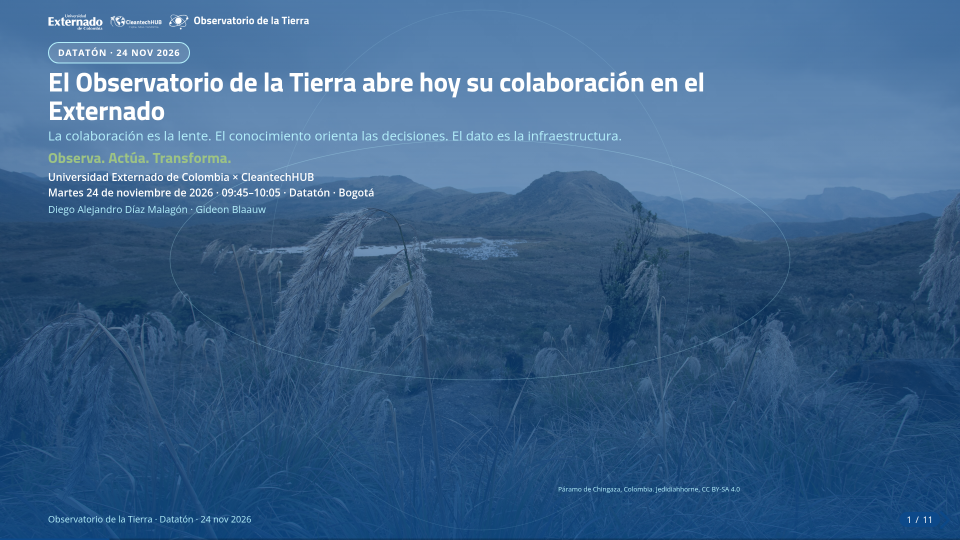
#> input picture decks/observatorio-tierra-dataton/review/slide-01.png, 1920 x 1080 px (shown at 1/2 size); its folder holds 5 pictures in this run
$ python make_contact_sheet.py
#> lines starting #> are read from the running program, lines starting #| are printed output that depends on the picture
#!/usr/bin/env python3
"""Build contact sheet without ImageMagick montage."""
import sys
from pathlib import Path
from PIL import Image

review = Path(__file__).resolve().parent
slides = [review / f"slide-{i:02d}.png" for i in range(1, 12)]
tile_w, tile_h = 480, 270
cols, rows = 4, 3
gap = 4
canvas = Image.new("RGB", (cols * (tile_w + gap) + gap, rows * (tile_h + gap) + gap), "white")
#> canvas: PIL image 1940x826 RGB; every value is 255
for i, path in enumerate(slides):
    im = Image.open(path).convert("RGB")
#> im is the input picture: PIL image 1920x1080 RGB; mean R, G, B 60.3, 99.2, 139.6
    im = im.resize((tile_w, tile_h), Image.Resampling.LANCZOS)
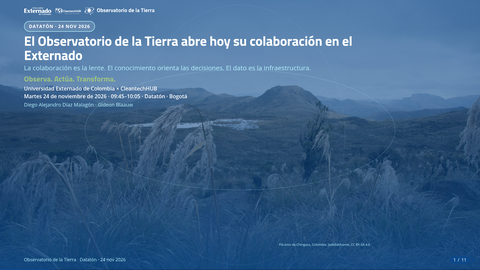
#> im: PIL image 480x270 RGB; mean R, G, B 60.2, 99.1, 139.6
    c, r = i % cols, i // cols
    x = gap + c * (tile_w + gap)
    y = gap + r * (tile_h + gap)
    canvas.paste(im, (x, y))
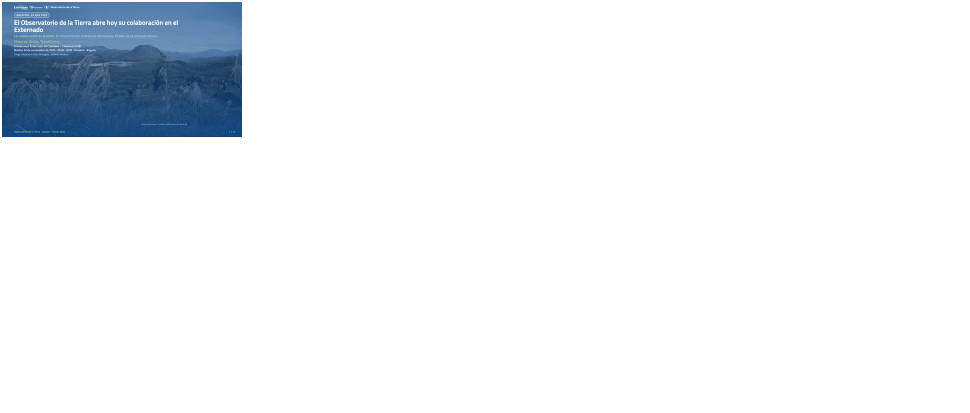
#> canvas: PIL image 1940x826 RGB (shown at 1/2 size); mean R, G, B 239.2, 242.4, 245.7
#> pass 2 of the loop `for i, path in enumerate(slides):`:
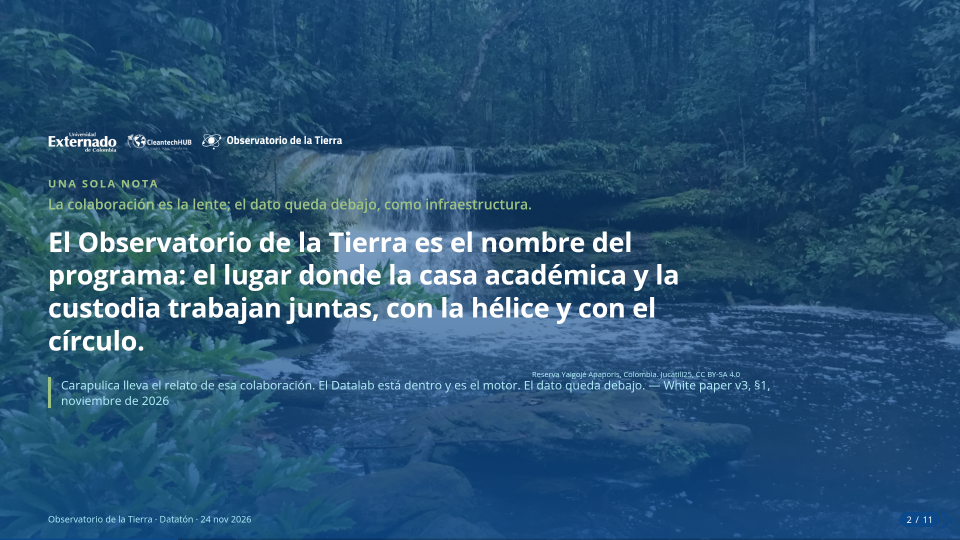
#> input picture decks/observatorio-tierra-dataton/review/slide-02.png, 1920 x 1080 px (shown at 1/2 size)
#> im is the input picture: PIL image 1920x1080 RGB; mean R, G, B 41.3, 83.9, 118.1
#> `im = im.resize((tile_w, tile_h), Image.Resampling.LANCZOS)`:
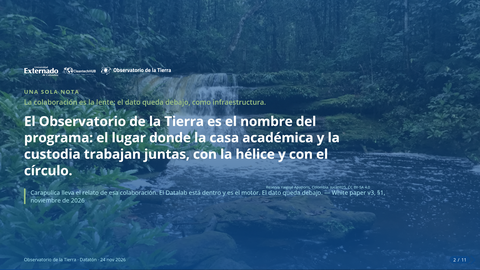
#> im: PIL image 480x270 RGB; mean R, G, B 41.1, 83.7, 118
#> `canvas.paste(im, (x, y))`:
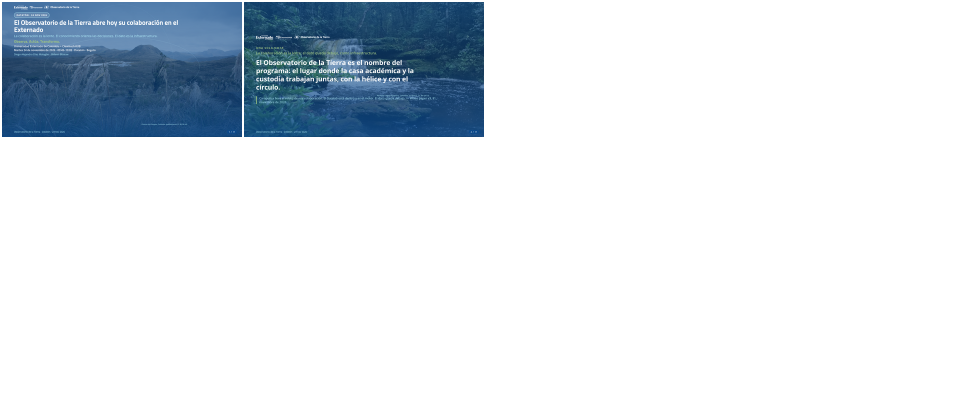
#> canvas: PIL image 1940x826 RGB (shown at 1/2 size); mean R, G, B 221.9, 228.5, 234.6
#> pass 3 of the loop `for i, path in enumerate(slides):`:
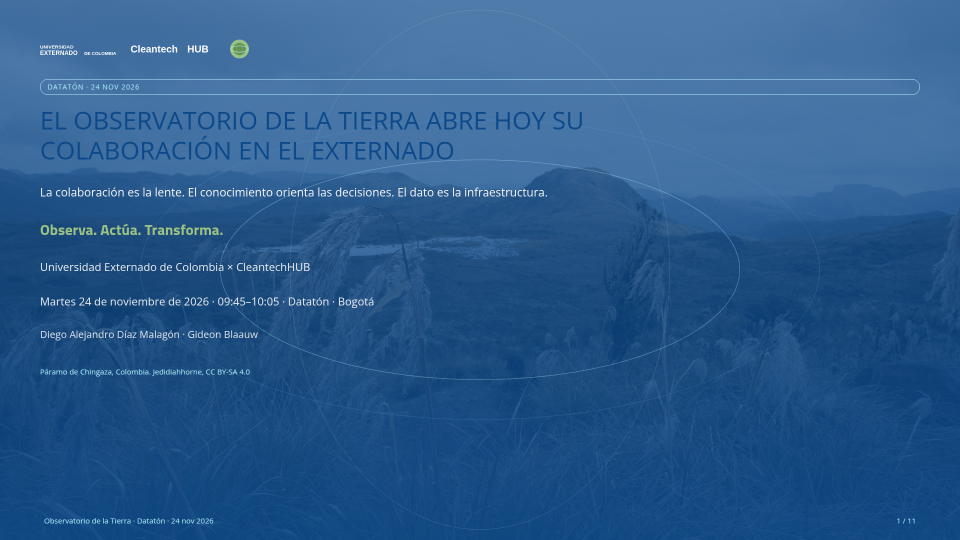
#> input picture decks/observatorio-tierra-dataton/review/slide-03.png, 1920 x 1079 px (shown at 1/2 size)
#> im is the input picture: PIL image 1920x1079 RGB; mean R, G, B 42.6, 90.8, 141.4
#> `im = im.resize((tile_w, tile_h), Image.Resampling.LANCZOS)`:
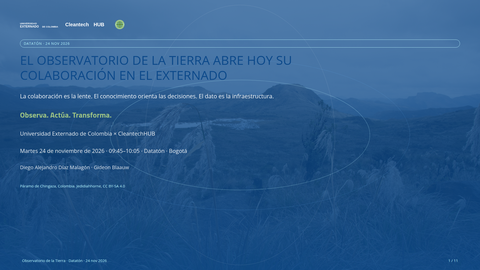
#> im: PIL image 480x270 RGB; mean R, G, B 42.7, 90.8, 141.4
#> `canvas.paste(im, (x, y))`:
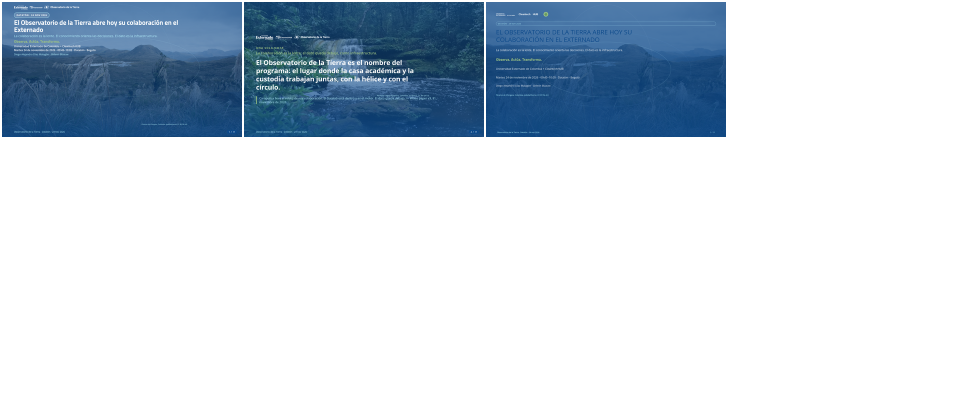
#> canvas: PIL image 1940x826 RGB (shown at 1/2 size); mean R, G, B 204.8, 215.3, 225.4
#> (the run stopped early here; a loop or call above may not have finished)
